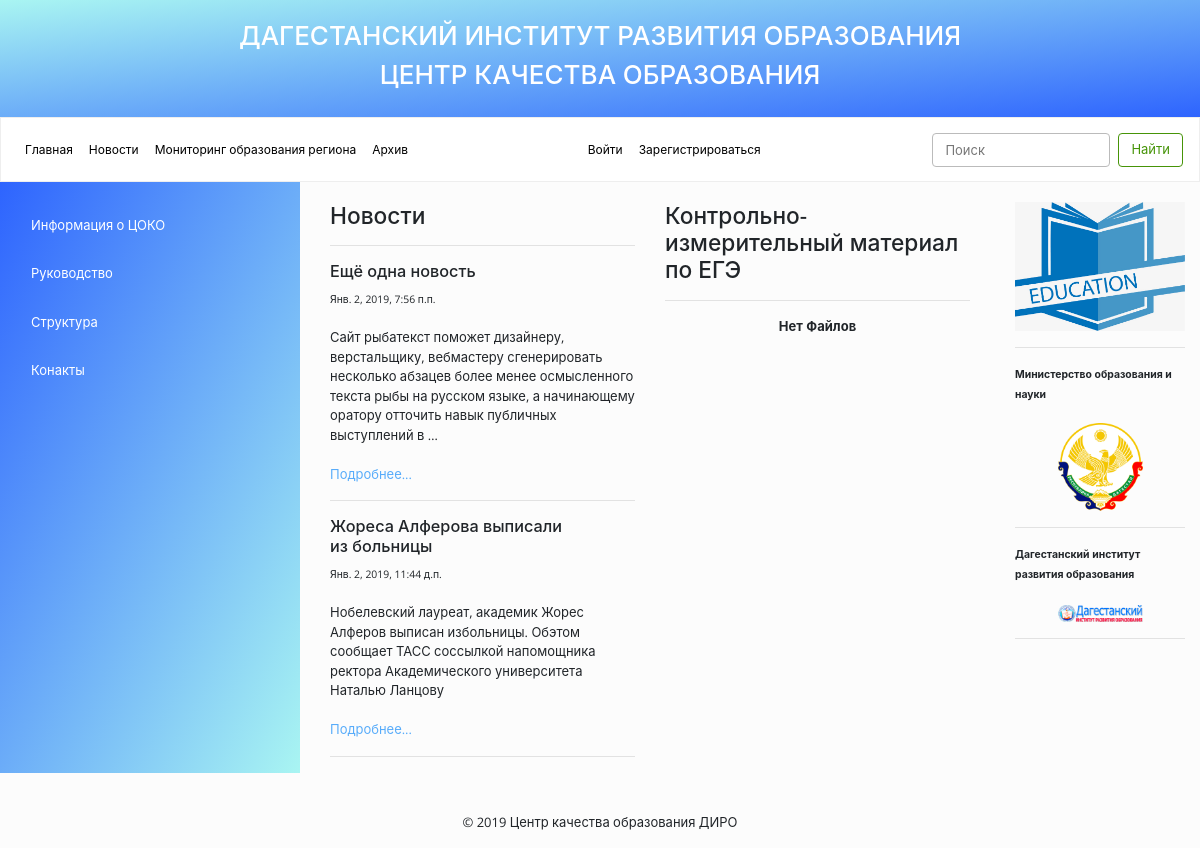
The page / on the database its author committed.
### contentapp/models.py (models this page shows, shortened)
class News(models.Model):
    title = models.CharField(max_length=200, blank=True, null=True, verbose_name='Заголовок')
    text = RichTextUploadingField(blank=True, null=True, verbose_name='Вопрос')
    date = models.DateTimeField(auto_now_add=True, blank=True)
    class Meta:
        verbose_name = 'Новость'
        verbose_name_plural = 'Новости'

class Banner(models.Model):
    name = models.CharField(max_length=200, blank=True, null=True, verbose_name='Имя слайда')
    slide = models.ImageField(upload_to=upload_slides)
    class Meta:
        verbose_name = 'Баннер'
        verbose_name_plural = 'Баннеры'

class BannerLinks(models.Model):
    name = models.CharField(max_length=200, blank=True, null=True, verbose_name="Имя ссылки")
    image = models.ImageField(upload_to=upload_bannerlinks, verbose_name='Изображение')
    link = models.CharField(max_length=999, blank=True, null=True, verbose_name='Вставьте ссылку')
    class Meta:
        verbose_name = 'Ссылка'
        verbose_name_plural = 'Ссылки'

### contentapp/views.py (the view)
# urls.py: url(r'^$', views.home_view, name='home'),
def home_view(request):
    newses = models.News.objects.all().order_by('-date')[:5]
    files = models.Files.objects.all().order_by('-id')[:5]
    for i in range(len(newses)):
        newses[i].text = newses[i].text.replace('<p>&nbsp;</p>', '').replace('<p style="text-align:center">&nbsp;</p>', '').replace('<p style="text-align:right">&nbsp;</p>', '').replace('&nbsp;', '')
    context = {
        'files': files,
        'newses': newses,
        'banners': get_banner(),
        'bannerlink': get_bannerlink(),
    }
    return render(request, 'contentapp/home.html', context)

### contentapp/views.py (called while the page is built)
def get_banner():
    return models.Banner.objects.all()

def get_bannerlink():
    return models.BannerLinks.objects.all()

### templates/contentapp/home.html (shortened to what this page needs)
{% extends 'base_contentapp.html' %}
{% block content %}
    <div class="container">
        <div class="row">
            <div class="col">
                <h3>Новости</h3>
                <hr>
                {% if newses %}
                    {% for news in newses %}
                    <div>
                        <h5>{{news.title}}</h5>
                        <div><small>{{news.date}}</small></div>
                        <br>
                        <div>{{news.text|striptags|truncatewords:25}}</div>
                        <br>
                        <a href="{% url 'contentapp:news_detail' id=news.id %}" >Подробнее...</a>
                        <hr>
                    </div>
                    {% endfor %}
                {% else %}
                    <center><b>Новостей нет</b></center>
                {% endif %}
            </div>
            <div class="col">
                <h3>Контрольно-измерительный материал по ЕГЭ</h3>
                <hr>
                {% if files %}
                    {% for file in files %}
                    <div>
                        <h5>{{file.name}}</h5>
                        <p>{{file.description}}</p>
                        <a href="http://{{ request.get_host }}/media/{{file.file}}" download>Скачать</a>
                        <hr>
                    </div>
                    {% endfor %}
                {% else %}
                    <center><b>Нет Файлов</b></center>
                {% endif %}
            </div>
        </div>
    </div>
{% endblock %}

### templates/base_contentapp.html (shortened to what this page needs)
{% load static %}
<!DOCTYPE html>
<html lang="en">
  <head>
    <link href="{% static 'bootstrap/css/simplex.css' %}" rel="stylesheet">
    <link href="{% static 'bootstrap/css/main.css' %}" rel="stylesheet">
  </head>
  <body>
  <div class="grad">
    <div class="container">
      <div class="row">
        <div class="col" style="text-align: center">
          <br>
          <h2 style="color: #fff">ДАГЕСТАНСКИЙ ИНСТИТУТ РАЗВИТИЯ ОБРАЗОВАНИЯ</h2>
          <h2 style="color: #fff">ЦЕНТР КАЧЕСТВА ОБРАЗОВАНИЯ</h2>
          <br>
        </div>
      </div>
    </div>
  </div>
    <nav class="navbar navbar-expand-lg navbar-light bg-light">
      <div class="collapse navbar-collapse" id="navbarSupportedContent">
        <ul class="navbar-nav mr-auto main_link">
          <li class="nav-item">
            <a class="nav-link" href="{% url 'contentapp:home' %}">Главная <span class="sr-only">(current)</span></a>
          </li>
          <li class="nav-item ">
            <a class="nav-link" href="{% url 'contentapp:news' %}">Новости</a>
          </li>
          <li class="nav-item dropdown">
            <a class="nav-link" href="{% url 'main:test' %}">
              Мониторинг образования региона
            </a>
          </li>
          <li class="nav-item">
            <a class="nav-link" href="{% url 'contentapp:files' %}">Архив</a>
          </li>
        </ul>
        <ul class="navbar-nav mr-auto main_link">
          {% if not request.user.is_authenticated %}
            <li class="nav-item">
              <a class="nav-link" href="{% url 'main:sign_in' %}">Войти</a>
            </li>
            <li class="nav-item">
              <a class="nav-link" href="{% url 'main:sign_up' %}">Зарегистрироваться</a>
            </li>
            {% endif %}
        </ul>
        <form class="form-inline my-2 my-lg-0" action="{% url 'contentapp:search_result' %}" method="get">
          <input class="form-control mr-sm-2" type="search" placeholder="Поиск" aria-label="Search" name="words">
          <button class="btn btn-outline-success my-2 my-sm-0" type="submit">Найти</button>
        </form>
      </div>
    </nav>
    <div class="container-fluid">
      <div class="row">
        <div class="col-3 left_side" style="min-height:400px">
          <br>
          <nav class="nav flex-column">
            <a class="nav-link " href="#">Информация о ЦОКО</a>
            <a class="nav-link" href="#">Руководство</a>
            <a class="nav-link" href="#">Структура</a>
            <a class="nav-link" href="#">Конакты</a>
          </nav>
        </div>
        <div class="col-7">
          <br>
          {% block content %}
          {% endblock %}
        </div>
          <div class="col-2">
            <br>
            {% if banners %}
            <div id="carouselExampleSlidesOnly" class="carousel slide" data-ride="carousel">
                <div class="carousel-inner">
                  {% for banner in banners %}
                    {% if forloop.counter == 1 %}
                    <div class="carousel-item active" >
                    {% else %}
                    <div class="carousel-item">
                    {% endif %}
                      <img class="d-block w-100" src="http://{{ request.get_host }}/media/{{banner.slide}}" >
                    </div>
                  {% endfor %}
                </div>
            </div>
              {% endif %}
              <hr>
            {% if bannerlink %}
                {% for banner in bannerlink %}
                  <div>
                    <div><small><b>{{banner.name}}</b></small></div>
                    <br>
                    <center><a href="{{banner.link}}" ><img src="http://{{ request.get_host }}/media/{{banner.image}}" style="width: 50%"></a></center>
                  </div>
                  <hr>
                {% endfor %}
              </div>
             </div>
            </div>
          {% endif %}
    <footer class="page-footer font-small blue pt-4">
        <div class="footer-copyright text-center py-3">
          © 2019 Центр качества образования ДИРО
        </div>
      </footer>
  </body>
</html>

### rows shown on the page
News: title "Ещё одна новость", date "Янв. 2, 2019, 7:56 п.п.", text "Сайт рыбатекст поможет дизайнеру, верстальщику, вебмастеру сгенерировать несколько абзацев более менее осмысленного текста рыбы на русском языке, а начинающему оратору отточить навык публичных выступлений в …"
News: title "Жореса Алферова выписали из больницы", date "Янв. 2, 2019, 11:44 д.п.", text "Нобелевский лауреат, академик Жорес Алферов выписан избольницы. Обэтом сообщает ТАСС соссылкой напомощника ректора Академического университета Наталью Ланцову"
Banner: slide (picture)
BannerLinks: name "Министерство образования и науки", image (picture)
BannerLinks: name "Дагестанский институт развития образования", image (picture)
